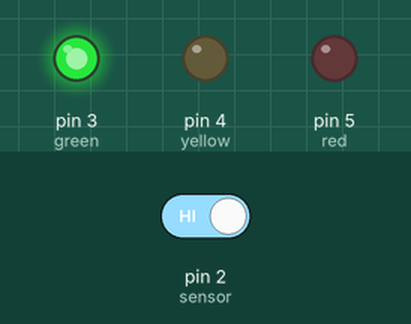
Simulated run of this sketch. Board: Arduino Uno, built with avr-gcc and run on an emulated ATmega328P. On the bench: output pins drawn as LEDs (lit = HIGH). The inputs (shaded band) are chosen by the test bench; at power-on: pin 2 (sensor) HIGH.

Above: at 27.4 s.
27.5 s: pin 2 (sensor) driven LOW
At 30.1 s:
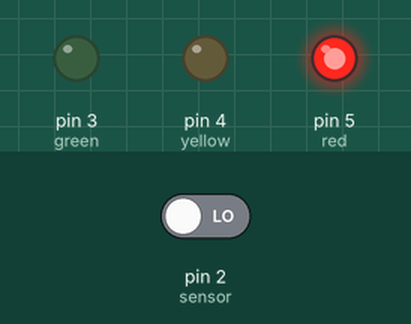
31.8 s: pin 2 (sensor) driven HIGH
At 32.6 s:
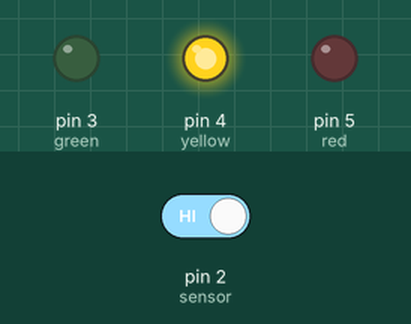
At 47.6 s:
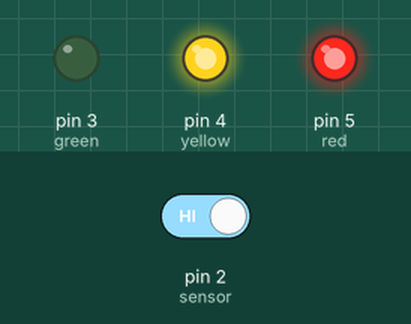
Timing chart, 0 to 59.3 s (numbered marks = the images above; inputs shaded):
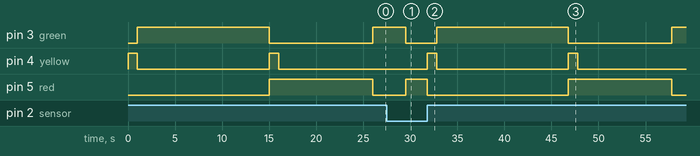

The sketch:

trafficLight.ino
```cpp
/*
 * Traffic light system. v.1.2
 * By Tijam Moradi
 *
 * System has three leds; green, yellow and red. Default emitting
 * is red. If sensor (or button) notices activity (HIGH), light will turn green.
 * Light will remain green while sensor is occasionally triggered upon treshold.
 * If treshold is triggered on 4 green cycles, red light wil lbe forced.
 *
 * If you want to extend this program, ýou can start by adding sensors to
 * see if many cars are in queue. Also switch light to red / green can be animated with
 * specific functions. For further extension there could be more lights and parallel
 * queue tracking.
 */

/* init values */
// pin configuration
int sensor = 2;
int green = 3;
int yellow = 4;
int red = 5;

// counters
int switchState = 0;
int sensorTriggerCount = 0;
int greenCycles = 0;

int treshold = 3500;  // editable milliseconds for green light

// the setup function runs once when you press reset or power the board
void setup() {
  pinMode(sensor, INPUT);
  pinMode(green, OUTPUT);
  pinMode(yellow, OUTPUT);
  pinMode(red, OUTPUT);
}

// the loop function runs over and over again forever
void loop() {
  switchState = digitalRead(sensor);  // read sensor
  if (switchState == LOW) {
    // sensor is not triggered
    sensorTriggerCount = 0; // reset counter
    greenCycles = 0;  // reset counter
    digitalWrite(red, HIGH);  // turn on red light
    digitalWrite(yellow, LOW);
    digitalWrite(green, LOW);

  } else {
    //  sensor is triggered
    greenCycles += 1; // start counting cycles
    digitalWrite(red, LOW); // turn red light off
    if (sensorTriggerCount < 1) { // only scroll through yellow light on Cycle if
      digitalWrite(yellow, HIGH); // sensor was triggered during the green light.
      delay(1000);                // This avoids yellow light to flash during queue.
      sensorTriggerCount += 1;
    }

    digitalWrite(yellow, LOW);
    digitalWrite(green, HIGH);  // turn on green light
    delay(treshold);
    if (greenCycles == 4){
      forceRedLight(10000);   // Force red light if green has been on for 4 cycles
    }
  }

}

/**
 * This method will turn light to red for desired time (milliSeconds).
 * After execution system will return to called location (void loop()).
 */
void forceRedLight(int milliSeconds) {
  digitalWrite(red, HIGH);
  digitalWrite(yellow, HIGH);
  digitalWrite(green, LOW);
  delay(1000);
  digitalWrite(yellow, LOW);
  delay(milliSeconds);
}
```

Measured:
- after the input at 27.5 s, pin 3 (green): HIGH → LOW after 2.0 s; pin 5 (red): LOW → HIGH after 2.0 s
- after the input at 31.8 s, pin 3 (green): LOW → HIGH after 1.0 s, → LOW 14.0 s later, → HIGH 11.0 s later; pin 4 (yellow): alternates HIGH for 1.0 s and LOW for 14.0 s, starting at once; pin 5 (red): HIGH → LOW at once, → HIGH 15.0 s later, → LOW 11.0 s later
- by itself, pin 4 (yellow): alternates HIGH for 1.0 s and LOW for 14.0 s
